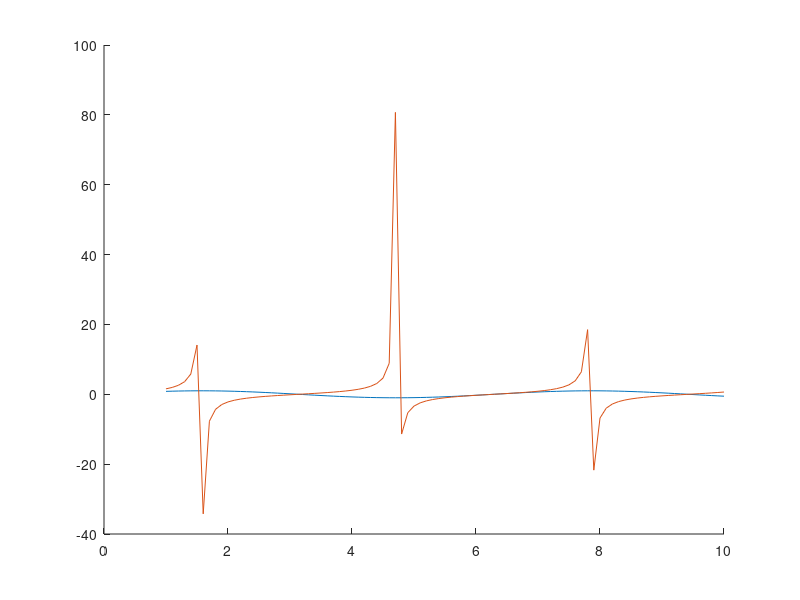
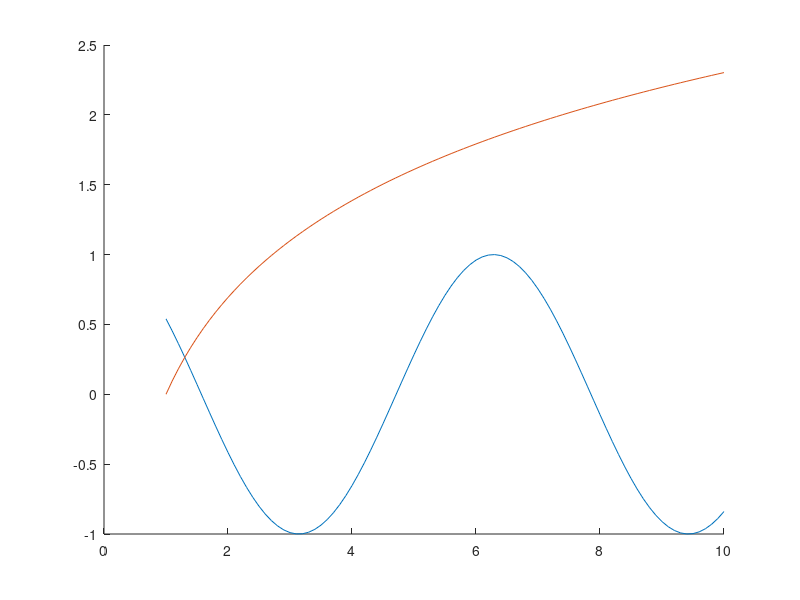

Write MATLAB code to recreate these figures, in order.
x = [1:0.1:10];
a = figure();
hold on;
plot(x,sin(x));
plot(x,tan(x));

path = 'b/a/';
print(a,strcat(path,'st'),'-dpng');
b = figure();

hold on;
plot(x,cos(x));
plot(x,log(x));
%path = 'b/a/';
print(b,strcat(path,'cl'),'-dpng');